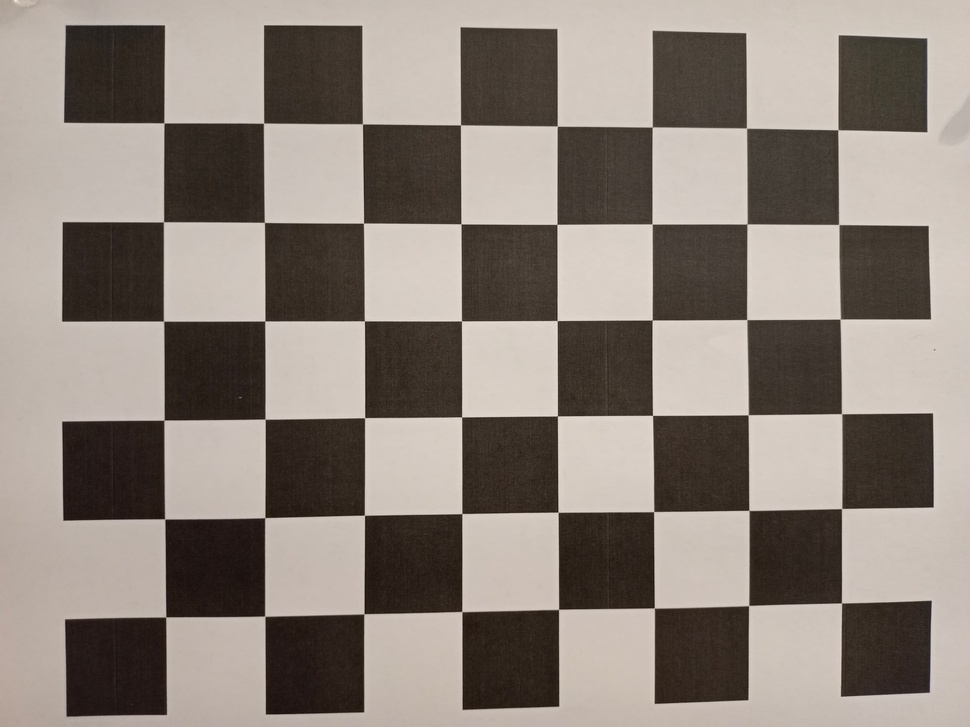
#> input picture camera-calibration-epipolar-geometry/calib_images/1.jpg, 970 x 727 px, shrunk from 4160 x 3119 before the run; its folder holds only this picture in this run
$ python calibration_code.py.py
#> lines starting #> are read from the running program, lines starting #| are printed output that depends on the picture; after the words box and inside, x2 and y2 are one past the last pixel; in counts of white or black regions, pixels touching at a corner belong together; long printed decimals are rounded
import cv2
import numpy as np
import glob

# Define the dimensions of checkerboard
checkerboard_size = (8, 6)  # 8 corners wide, 6 corners tall
square_size = 25  # mm, optional for real-world scaling

# Define real world coordinates for points in checkerboard plane
objp = np.zeros((checkerboard_size[0] * checkerboard_size[1], 3), np.float32)
objp[:, :2] = np.mgrid[0:checkerboard_size[0], 0:checkerboard_size[1]].T.reshape(-1, 2)
objp *= square_size  # scale if physical measurement is known

# Arrays to store object points and image points
objpoints = []  # 3D points
imgpoints = []  # 2D points

# Read all images from folder
images = glob.glob('calib_images/*.jpg')

for fname in images:
    img = cv2.imread(fname)
#> img is the input picture: shape (727, 970, 3); mean B, G, R 122.7, 130.8, 140.9
    gray = cv2.cvtColor(img, cv2.COLOR_BGR2GRAY)

    # Find the checkerboard corners
    ret, corners = cv2.findChessboardCorners(gray, checkerboard_size, None)
#> ret = True; corners = 48 rows, first 8: [164, 122.9], [263.7, 123], [362.7, 123.9], [460.5, 125], [557, 126], [652, 127.1], [746.6, 128.1], [838, 130]

    if ret:
        objpoints.append(objp)
        corners2 = cv2.cornerSubPix(
            gray, corners, (11, 11), (-1, -1),
            (cv2.TERM_CRITERIA_EPS + cv2.TERM_CRITERIA_MAX_ITER, 30, 0.001)
        )
#> corners2 = 48 rows, first 8: [163.9, 122.9], [263.5, 123.2], [362.4, 123.8], [460.5, 124.9], [557.2, 126.1], [652.3, 127], [746.5, 128.2], [837.9, 129.8]
        imgpoints.append(corners2)

        # Optional: Show corners on image
        cv2.drawChessboardCorners(img, checkerboard_size, corners2, ret)
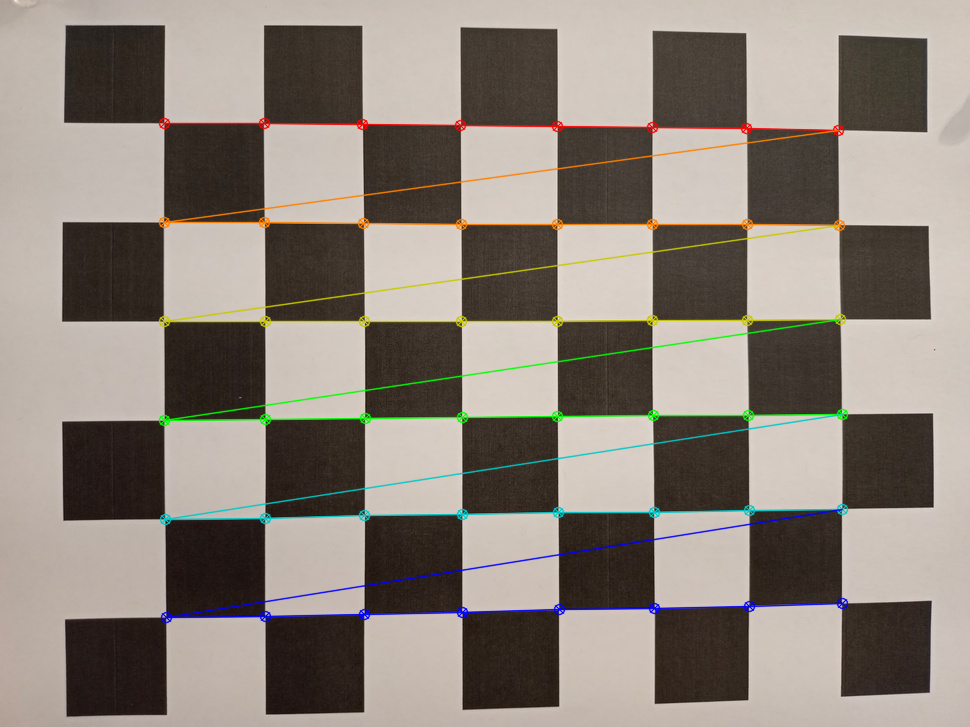
#> img: shape (727, 970, 3); 3.71% of pixels changed, all inside (x1, y1, x2, y2) = (158, 117, 849, 624)
        cv2.imshow('Corners', img)
        cv2.waitKey(100)

cv2.destroyAllWindows()

# Calibrate the camera
ret, K, dist, rvecs, tvecs = cv2.calibrateCamera(objpoints, imgpoints, gray.shape[::-1], None, None)
#> ret = 0.471; K = [[3114.9, 0, 487.5], [0, 3062.9, 371.6], [0, 0, 1]]; dist = [[3.83, -285.5, 0.00402, -0.00155, 6051.4]]; rvecs = ([0.00774, -0.195, -0.00507],); tvecs = ([-80.48, -62.85, 783.8],)

print("✅ Camera Intrinsic Matrix (K):\n", K)
#| ✅ Camera Intrinsic Matrix (K):
#|  [[3.11486623e+03 0.00000000e+00 4.87546400e+02]
#|  [0.00000000e+00 3.06286545e+03 3.71628714e+02]
#|  [0.00000000e+00 0.00000000e+00 1.00000000e+00]]
print("\n🔍 Distortion Coefficients:\n", dist)
#| 🔍 Distortion Coefficients:
#|  [[ 3.82608329e+00 -2.85488581e+02  4.02427789e-03 -1.54862689e-03
#|    6.05140202e+03]]

# Compute reprojection error
total_error = 0
for i in range(len(objpoints)):
    imgpoints2, _ = cv2.projectPoints(objpoints[i], rvecs[i], tvecs[i], K, dist)
    error = cv2.norm(imgpoints[i], imgpoints2, cv2.NORM_L2) / len(imgpoints2)
    total_error += error
#> this loop made 1 pass
#> (error, total_error) on pass 1: (0.0679, 0.0679)
#> after the loop, total_error = 0.0679

print("\n📐 Mean Reprojection Error: {:.4f}".format(total_error / len(objpoints)))
#| 📐 Mean Reprojection Error: 0.0679

np.savez("calib_results.npz", K=K, dist=dist, rvecs=rvecs, tvecs=tvecs)

$ run again, on camera-calibration-epipolar-geometry/calib_images/13.jpg
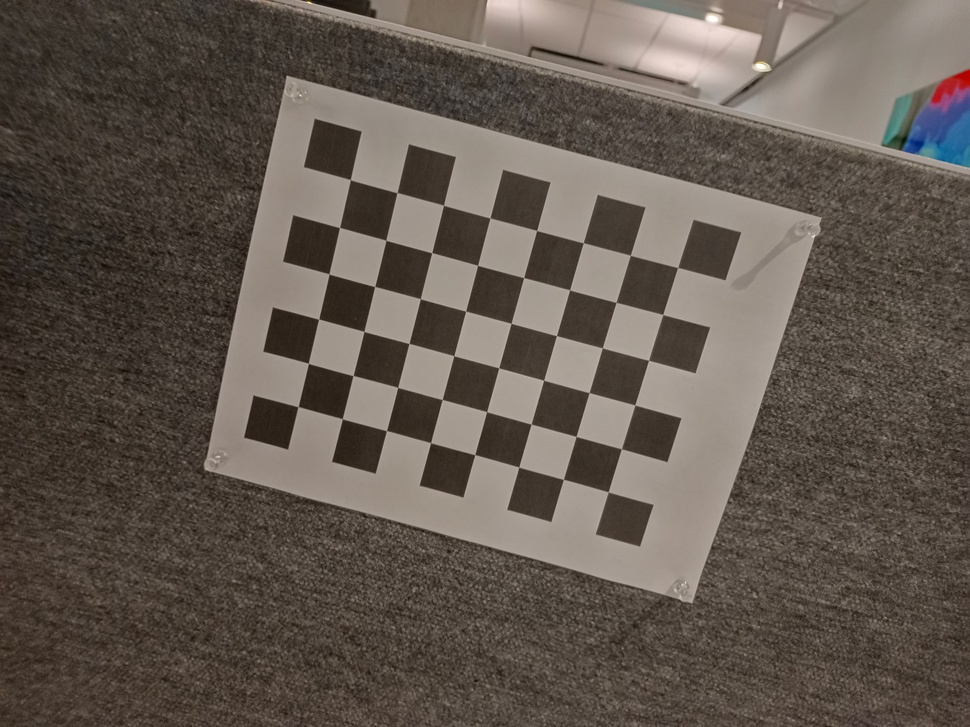
#> input picture camera-calibration-epipolar-geometry/calib_images/13.jpg, 970 x 727 px, shrunk from 4160 x 3119 before the run
#> img is the input picture: shape (727, 970, 3); mean B, G, R 78.8, 87.3, 97.1
#> `ret, corners = cv2.findChessboardCorners(gray, checkerboard_size, None)`: ret = True; corners = 48 rows, first 8: [350.3, 179.7], [396.9, 192.6], [443.5, 205.2], [490, 218], [536.6, 230.4], [583.2, 242.8], [630.4, 255.3], [677.6, 267.5]
#> corners2 = 48 rows, first 8: [350.3, 179.7], [397, 192.6], [443.5, 205.2], [490, 218], [536.6, 230.5], [583.3, 242.8], [630.3, 255.3], [677.7, 267.5]
#> `cv2.drawChessboardCorners(img, checkerboard_size, corners2, ret)`:
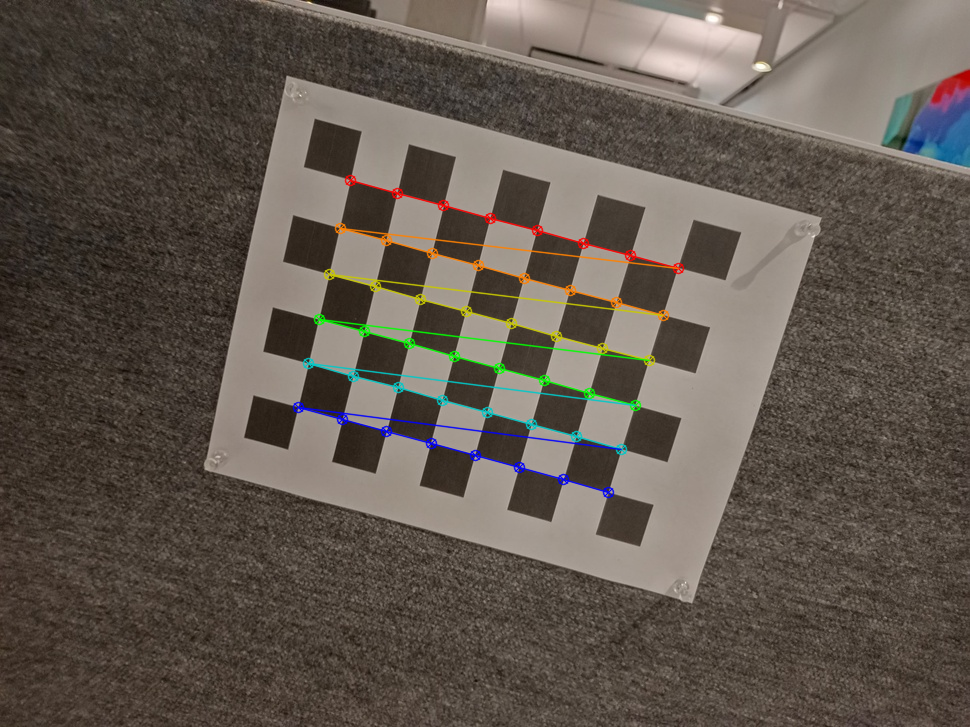
#> img: shape (727, 970, 3); 2.06% of pixels changed, all inside (x1, y1, x2, y2) = (292, 174, 685, 499)
#> `ret, K, dist, rvecs, tvecs = cv2.calibrateCamera(objpoints, imgpoints,..`: ret = 0.136; K = [[609.1, 0, 483], [0, 606.1, 351.9], [0, 0, 1]]; dist = [[0.219, -1.95, -0.00327, -0.00276, 7.78]]; rvecs = ([0.126, 0.0407, 0.265],); tvecs = ([-68.7, -89.48, 320.3],)
#| ✅ Camera Intrinsic Matrix (K):
#|  [[609.100   0.         483.046]
#|  [  0.         606.144 351.947]
#|  [  0.           0.           1.        ]]
#| 🔍 Distortion Coefficients:
#|  [[ 2.19186873e-01 -1.95200092e+00 -3.26600809e-03 -2.75729765e-03
#|    7.78462464e+00]]
#> the loop `for i in range(len(objpoints)):` made 1 pass
#> (error, total_error) on pass 1: (0.0197, 0.0197)
#> after the loop `for i in range(len(objpoints)):`: total_error = 0.0197
#| 📐 Mean Reprojection Error: 0.0197

$ run again, on camera-calibration-epipolar-geometry/calib_images/14.jpg
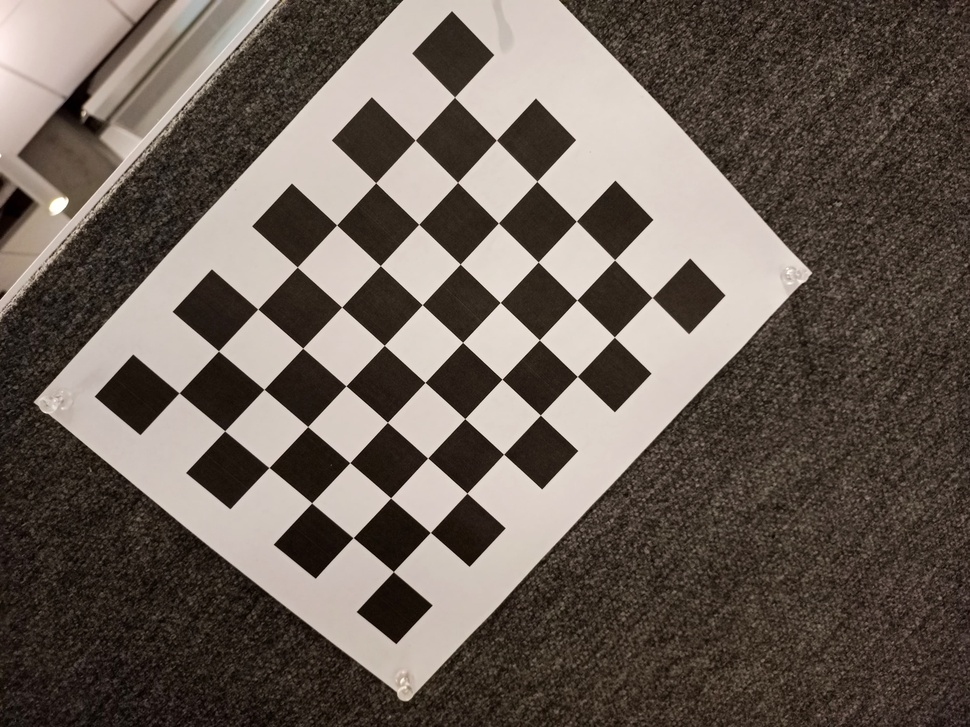
#> input picture camera-calibration-epipolar-geometry/calib_images/14.jpg, 970 x 727 px, shrunk from 4160 x 3119 before the run
#> img is the input picture: shape (727, 970, 3); mean B, G, R 87.1, 95.3, 106.2
#> `ret, corners = cv2.findChessboardCorners(gray, checkerboard_size, None)`: ret = True; corners = 48 rows, first 8: [179.1, 392.8], [218.5, 351], [257.8, 309], [297.3, 267.1], [336.6, 224.9], [375.6, 182.7], [415.2, 140.2], [454.5, 97.25]
#> corners2 = 48 rows, first 8: [179.1, 392.8], [218.5, 350.9], [257.8, 309], [297.3, 267.1], [336.6, 224.9], [375.7, 182.7], [415.2, 140.1], [454.5, 97.19]
#> `cv2.drawChessboardCorners(img, checkerboard_size, corners2, ret)`:
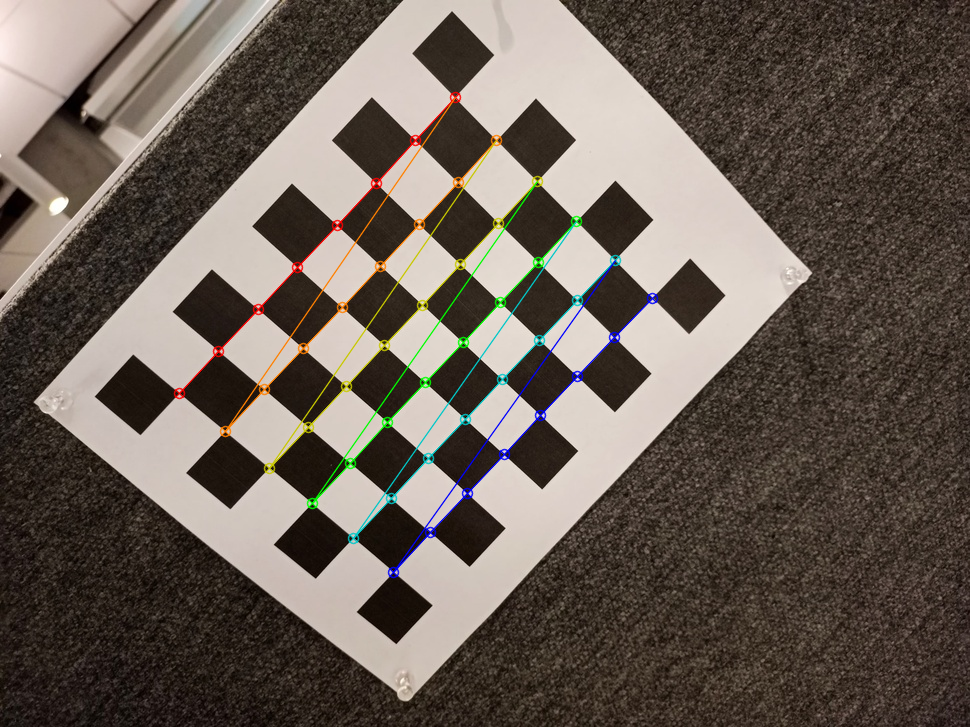
#> img: shape (727, 970, 3); 2% of pixels changed, all inside (x1, y1, x2, y2) = (173, 91, 659, 579)
#> `ret, K, dist, rvecs, tvecs = cv2.calibrateCamera(objpoints, imgpoints,..`: ret = 0.159; K = [[352.7, 0, 452.5], [0, 351.1, 346.9], [0, 0, 1]]; dist = [[0.0506, -0.0677, 7.64e-05, -0.00352, 0.0295]]; rvecs = ([0.0847, -0.0214, -0.819],); tvecs = ([-118.3, 20.07, 155.8],)
#| ✅ Camera Intrinsic Matrix (K):
#|  [[352.676   0.         452.490]
#|  [  0.         351.143 346.907]
#|  [  0.           0.           1.        ]]
#| 🔍 Distortion Coefficients:
#|  [[ 5.06227967e-02 -6.76641924e-02  7.63620494e-05 -3.52063347e-03
#|    2.95113447e-02]]
#> the loop `for i in range(len(objpoints)):` made 1 pass
#> (error, total_error) on pass 1: (0.0229, 0.0229)
#> after the loop `for i in range(len(objpoints)):`: total_error = 0.0229
#| 📐 Mean Reprojection Error: 0.0229

$ run again, on camera-calibration-epipolar-geometry/calib_images/15.jpg
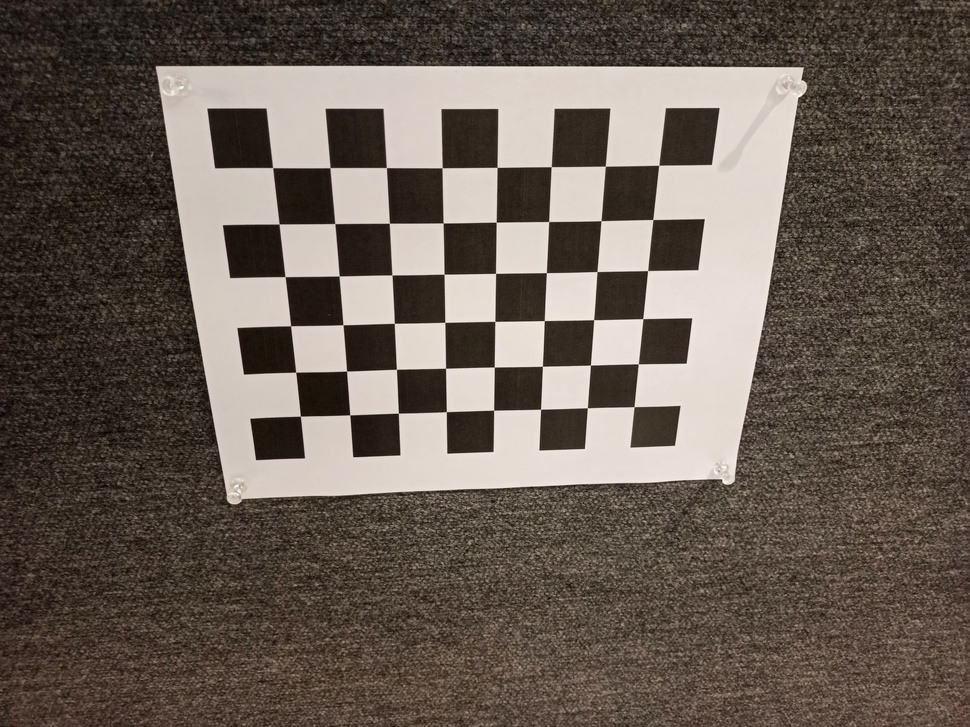
#> input picture camera-calibration-epipolar-geometry/calib_images/15.jpg, 970 x 727 px, shrunk from 4160 x 3119 before the run
#> img is the input picture: shape (727, 970, 3); mean B, G, R 83.4, 92.3, 103.6
#> `ret, corners = cv2.findChessboardCorners(gray, checkerboard_size, None)`: ret = True; corners = 48 rows, first 8: [272.6, 167.6], [330, 167.6], [386.4, 167.6], [442.1, 167.7], [497.2, 167.4], [551.2, 166.7], [605.3, 166.2], [658.7, 165.2]
#> corners2 = 48 rows, first 8: [272.6, 167.6], [330, 167.6], [386.4, 167.6], [442.1, 167.8], [497.1, 167.4], [551.2, 166.6], [605.3, 166.2], [658.7, 165.2]
#> `cv2.drawChessboardCorners(img, checkerboard_size, corners2, ret)`:
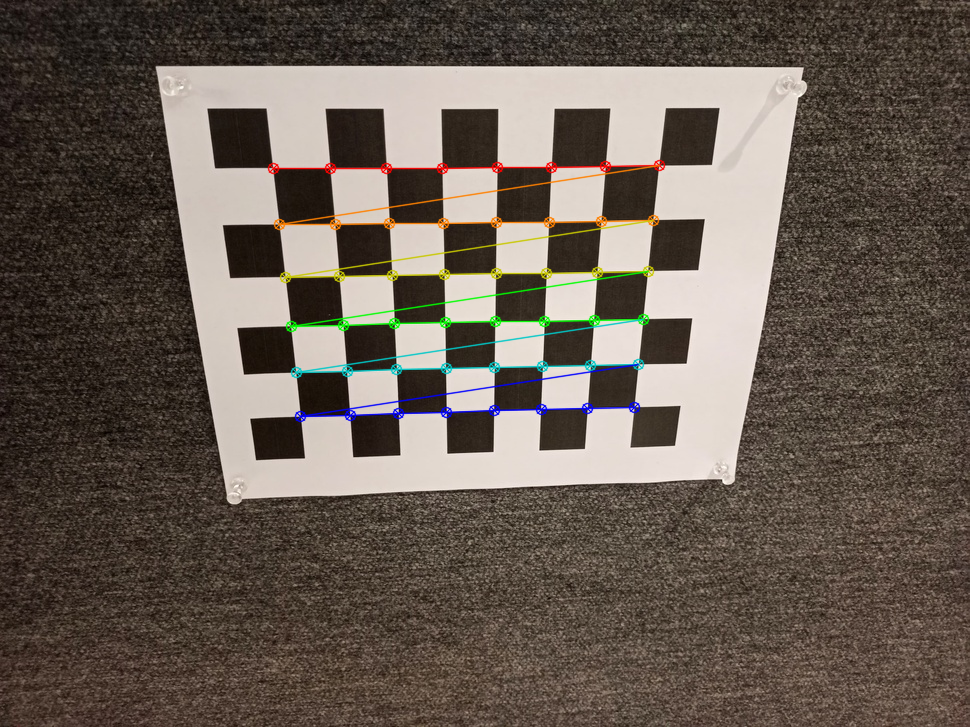
#> img: shape (727, 970, 3); 2.22% of pixels changed, all inside (x1, y1, x2, y2) = (267, 159, 666, 423)
#> `ret, K, dist, rvecs, tvecs = cv2.calibrateCamera(objpoints, imgpoints,..`: ret = 0.19; K = [[847.7, 0, 477.9], [0, 847.9, 425.8], [0, 0, 1]]; dist = [[0.0496, 1.27, 0.0151, -0.00601, -5.17]]; rvecs = ([0.49, -0.0715, -0.0134],); tvecs = ([-90.87, -115.4, 381],)
#| ✅ Camera Intrinsic Matrix (K):
#|  [[847.665   0.         477.856]
#|  [  0.         847.896 425.779]
#|  [  0.           0.           1.        ]]
#| 🔍 Distortion Coefficients:
#|  [[ 0.04964   1.267  0.01506 -0.006009 -5.171]]
#> the loop `for i in range(len(objpoints)):` made 1 pass
#> (error, total_error) on pass 1: (0.0274, 0.0274)
#> after the loop `for i in range(len(objpoints)):`: total_error = 0.0274
#| 📐 Mean Reprojection Error: 0.0274

$ run again, on camera-calibration-epipolar-geometry/calib_images/10.jpg
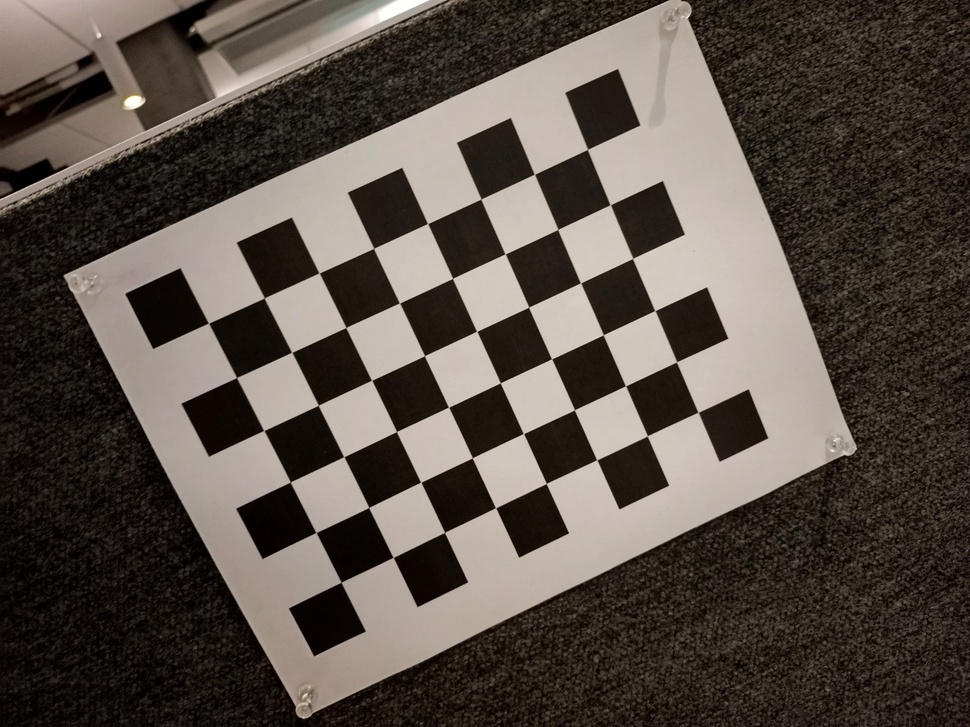
#> input picture camera-calibration-epipolar-geometry/calib_images/10.jpg, 970 x 727 px, shrunk from 4160 x 3119 before the run
#> img is the input picture: shape (727, 970, 3); mean B, G, R 71.2, 78.7, 87.7
#> `ret, corners = cv2.findChessboardCorners(gray, checkerboard_size, None)`: ret = True; corners = 48 rows, first 8: [208.5, 323.2], [264.3, 297.9], [319.2, 272.9], [373.6, 248.4], [427.6, 223.5], [480.9, 199.1], [534.4, 174.3], [587.5, 149.4]
#> corners2 = 48 rows, first 8: [208.5, 323.2], [264.3, 297.9], [319.2, 273], [373.6, 248.4], [427.6, 223.6], [480.9, 199], [534.4, 174.3], [587.5, 149.4]
#> `cv2.drawChessboardCorners(img, checkerboard_size, corners2, ret)`:
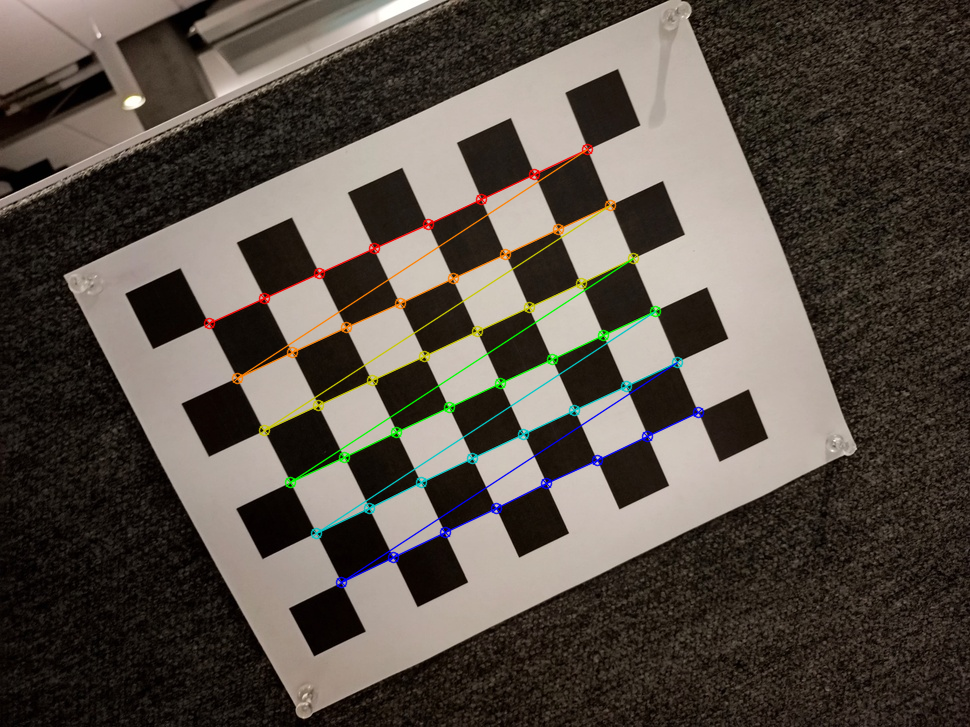
#> img: shape (727, 970, 3); 2.24% of pixels changed, all inside (x1, y1, x2, y2) = (203, 143, 705, 589)
#> `ret, K, dist, rvecs, tvecs = cv2.calibrateCamera(objpoints, imgpoints,..`: ret = 0.17; K = [[749.4, 0, 477.5], [0, 750.5, 369.5], [0, 0, 1]]; dist = [[0.249, -1.69, 0.000666, -0.000879, 4.97]]; rvecs = ([0.129, -0.0648, -0.434],); tvecs = ([-111.6, -19.2, 315.9],)
#| ✅ Camera Intrinsic Matrix (K):
#|  [[749.414   0.         477.482]
#|  [  0.         750.543 369.524]
#|  [  0.           0.           1.        ]]
#| 🔍 Distortion Coefficients:
#|  [[ 2.48679919e-01 -1.68823601e+00  6.65699762e-04 -8.79014901e-04
#|    4.96915233e+00]]
#> the loop `for i in range(len(objpoints)):` made 1 pass
#> (error, total_error) on pass 1: (0.0245, 0.0245)
#> after the loop `for i in range(len(objpoints)):`: total_error = 0.0245
#| 📐 Mean Reprojection Error: 0.0245
